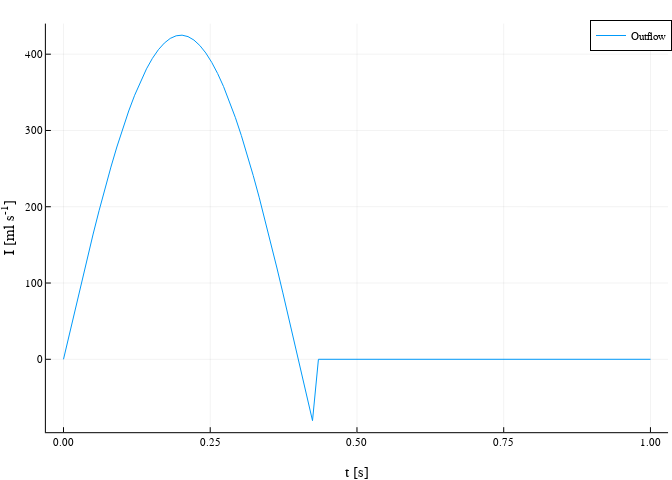

The code cell stored with this chart in its notebook:
### Markdown cell above
We can quickly plot this function in @fig-igen.

### Code cell
#| label: fig-igen
#| fig-cap: 'Generic waveform, representing ejection of blood from left ventricle in the aorta, including dicrotic notch (backflow at valve closure).'

plotTime = LinRange(0,1,100)

plot(plotTime, I.(plotTime),
     xlabel = "t [s]", ylabel = "I [ml s<sup>-1</sup>]", label = "Outflow")

### Figure 1 — Plotly figure (JSON) as saved in the notebook; plotly's stock layout.template omitted (floating-point values rounded to 4 significant figures)
{"data": [{"colorbar": {"len": 0.9286, "title": "", "x": 0.9941, "y": 0.5275}, "legendgroup": "Outflow", "line": {"color": "rgba(0, 154, 250, 1.000)", "dash": "solid", "shape": "linear", "width": 1}, "mode": "lines", "name": "Outflow", "showlegend": true, "type": "scatter", "x": [0.0, 0.0101, 0.0202, 0.0303, 0.0404, 0.05051, 0.06061, 0.07071, 0.08081, 0.09091, 0.101, 0.1111, 0.1212, 0.1313, 0.1414, 0.1515, 0.1616, 0.1717, 0.1818, 0.1919, 0.202, 0.2121, 0.2222, 0.2323, 0.2424, 0.2525, 0.2626, 0.2727, 0.2828, 0.2929, 0.303, 0.3131, 0.3232, 0.3333, 0.3434, 0.3535, 0.3636, 0.3737, 0.3838, 0.3939, 0.404, 0.4141, 0.4242, 0.4343, 0.4444, 0.4545, 0.4646, 0.4747, 0.4848, 0.4949, 0.5051, 0.5152, 0.5253, 0.5354, 0.5455, 0.5556, 0.5657, 0.5758, 0.5859, 0.596, 0.6061, 0.6162, 0.6263, 0.6364, 0.6465, 0.6566, 0.6667, 0.6768, 0.6869, 0.697, 0.7071, 0.7172, 0.7273, 0.7374, 0.7475, 0.7576, 0.7677, 0.7778, 0.7879, 0.798, 0.8081, 0.8182, 0.8283, 0.8384, 0.8485, 0.8586, 0.8687, 0.8788, 0.8889, 0.899, 0.9091, 0.9192, 0.9293, 0.9394, 0.9495, 0.9596, 0.9697, 0.9798, 0.9899, 1.0], "xaxis": "x", "y": [0.0, 33.68, 67.15, 100.2, 132.6, 164.2, 194.7, 224.1, 252.0, 278.3, 302.9, 325.6, 346.2, 364.6, 380.8, 394.6, 405.8, 414.6, 420.7, 424.1, 424.9, 423.1, 418.5, 411.4, 401.6, 389.3, 374.6, 357.5, 338.2, 316.7, 293.3, 268.0, 241.0, 212.5, 182.7, 151.7, 119.7, 87.04, 53.8, 20.22, -13.48, -47.11, -80.43, 0.0, 0.0, 0.0, 0.0, 0.0, 0.0, 0.0, 0.0, 0.0, 0.0, 0.0, 0.0, 0.0, 0.0, 0.0, 0.0, 0.0, 0.0, 0.0, 0.0, 0.0, 0.0, 0.0, 0.0, 0.0, 0.0, 0.0, 0.0, 0.0, 0.0, 0.0, 0.0, 0.0, 0.0, 0.0, 0.0, 0.0, 0.0, 0.0, 0.0, 0.0, 0.0, 0.0, 0.0, 0.0, 0.0, 0.0, 0.0, 0.0, 0.0, 0.0, 0.0, 0.0, 0.0, 0.0, 0.0, 0.0], "yaxis": "y"}], "layout": {"annotations": [], "height": 480, "legend": {"bgcolor": "rgba(255, 255, 255, 1.000)", "bordercolor": "rgba(0, 0, 0, 1.000)", "borderwidth": 1, "font": {"color": "rgba(0, 0, 0, 1.000)", "family": "sans-serif", "size": 11}, "title": {"font": {"color": "rgba(0, 0, 0, 1.000)", "family": "sans-serif", "size": 15}, "text": ""}, "tracegroupgap": 0, "traceorder": "normal", "x": 1.0, "xanchor": "auto", "y": 1.0, "yanchor": "auto"}, "margin": {"b": 20, "l": 0, "r": 0, "t": 20}, "paper_bgcolor": "rgba(255, 255, 255, 1.000)", "plot_bgcolor": "rgba(255, 255, 255, 1.000)", "showlegend": true, "width": 672, "xaxis": {"anchor": "y", "domain": [0.06828, 0.9941], "gridcolor": "rgba(0, 0, 0, 0.100)", "gridwidth": 0.5, "linecolor": "rgba(0, 0, 0, 1.000)", "mirror": false, "range": [-0.03, 1.03], "showgrid": true, "showline": true, "showticklabels": true, "tickangle": 0, "tickcolor": "rgb(0, 0, 0)", "tickfont": {"color": "rgba(0, 0, 0, 1.000)", "family": "sans-serif", "size": 11}, "tickmode": "array", "ticks": "inside", "ticktext": ["0.00", "0.25", "0.50", "0.75", "1.00"], "tickvals": [0.0, 0.25, 0.5, 0.75, 1.0], "title": "t [s]", "titlefont": {"color": "rgba(0, 0, 0, 1.000)", "family": "sans-serif", "size": 15}, "type": "-", "visible": true, "zeroline": false, "zerolinecolor": "rgba(0, 0, 0, 1.000)"}, "yaxis": {"anchor": "x", "domain": [0.06318, 0.9918], "gridcolor": "rgba(0, 0, 0, 0.100)", "gridwidth": 0.5, "linecolor": "rgba(0, 0, 0, 1.000)", "mirror": false, "range": [-95.59, 440.1], "showgrid": true, "showline": true, "showticklabels": true, "tickangle": 0, "tickcolor": "rgb(0, 0, 0)", "tickfont": {"color": "rgba(0, 0, 0, 1.000)", "family": "sans-serif", "size": 11}, "tickmode": "array", "ticks": "inside", "ticktext": ["0", "100", "200", "300", "400"], "tickvals": [0.0, 100.0, 200.0, 300.0, 400.0], "title": "I [ml s<sup>-1</sup>]", "titlefont": {"color": "rgba(0, 0, 0, 1.000)", "family": "sans-serif", "size": 15}, "type": "-", "visible": true, "zeroline": false, "zerolinecolor": "rgba(0, 0, 0, 1.000)"}}}
